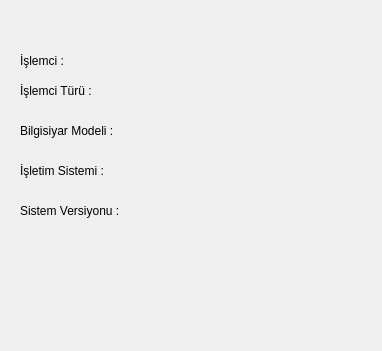
<?xml version="1.0" encoding="UTF-8"?>
<ui version="4.0">
 <class>SISTEMBILGIPROGRAMI</class>
 <widget class="QWidget" name="SISTEMBILGIPROGRAMI">
  <property name="enabled">
   <bool>true</bool>
  </property>
  <property name="geometry">
   <rect>
    <x>0</x>
    <y>0</y>
    <width>382</width>
    <height>351</height>
   </rect>
  </property>
  <property name="windowTitle">
   <string>Form</string>
  </property>
  <widget class="QLabel" name="label">
   <property name="geometry">
    <rect>
     <x>20</x>
     <y>80</y>
     <width>81</width>
     <height>21</height>
    </rect>
   </property>
   <property name="text">
    <string>İşlemci Türü : </string>
   </property>
  </widget>
  <widget class="QLabel" name="label_2">
   <property name="geometry">
    <rect>
     <x>20</x>
     <y>120</y>
     <width>101</width>
     <height>21</height>
    </rect>
   </property>
   <property name="text">
    <string>Bilgisiyar Modeli : </string>
   </property>
  </widget>
  <widget class="QLabel" name="label_3">
   <property name="geometry">
    <rect>
     <x>20</x>
     <y>160</y>
     <width>101</width>
     <height>21</height>
    </rect>
   </property>
   <property name="text">
    <string>İşletim Sistemi : </string>
   </property>
  </widget>
  <widget class="QLabel" name="label_4">
   <property name="geometry">
    <rect>
     <x>20</x>
     <y>200</y>
     <width>101</width>
     <height>21</height>
    </rect>
   </property>
   <property name="text">
    <string>Sistem Versiyonu : </string>
   </property>
  </widget>
  <widget class="QLabel" name="label_5">
   <property name="geometry">
    <rect>
     <x>20</x>
     <y>50</y>
     <width>51</width>
     <height>21</height>
    </rect>
   </property>
   <property name="text">
    <string>İşlemci : </string>
   </property>
  </widget>
 </widget>
 <resources/>
 <connections/>
</ui>
